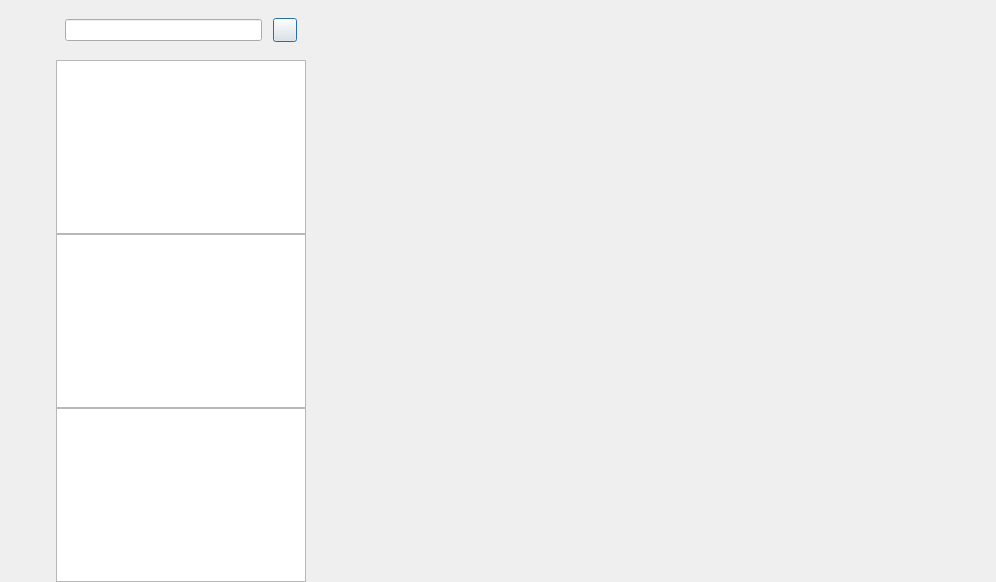
<?xml version="1.0" encoding="UTF-8"?>
<ui version="4.0">
 <class>ChatDialog</class>
 <widget class="QDialog" name="ChatDialog">
  <property name="geometry">
   <rect>
    <x>0</x>
    <y>0</y>
    <width>996</width>
    <height>582</height>
   </rect>
  </property>
  <property name="windowTitle">
   <string>Dialog</string>
  </property>
  <layout class="QHBoxLayout" name="horizontalLayout">
   <property name="spacing">
    <number>0</number>
   </property>
   <property name="leftMargin">
    <number>0</number>
   </property>
   <property name="topMargin">
    <number>0</number>
   </property>
   <property name="rightMargin">
    <number>0</number>
   </property>
   <property name="bottomMargin">
    <number>0</number>
   </property>
   <item>
    <widget class="QWidget" name="side_bar" native="true">
     <property name="sizePolicy">
      <sizepolicy hsizetype="Fixed" vsizetype="Expanding">
       <horstretch>0</horstretch>
       <verstretch>0</verstretch>
      </sizepolicy>
     </property>
     <property name="minimumSize">
      <size>
       <width>56</width>
       <height>0</height>
      </size>
     </property>
     <property name="maximumSize">
      <size>
       <width>56</width>
       <height>16777210</height>
      </size>
     </property>
     <layout class="QVBoxLayout" name="verticalLayout">
      <property name="leftMargin">
       <number>10</number>
      </property>
      <property name="topMargin">
       <number>30</number>
      </property>
      <property name="rightMargin">
       <number>0</number>
      </property>
      <property name="bottomMargin">
       <number>0</number>
      </property>
      <item>
       <widget class="QWidget" name="widget" native="true">
        <layout class="QVBoxLayout" name="verticalLayout_3">
         <property name="spacing">
          <number>30</number>
         </property>
         <property name="leftMargin">
          <number>0</number>
         </property>
         <property name="topMargin">
          <number>0</number>
         </property>
         <property name="rightMargin">
          <number>0</number>
         </property>
         <property name="bottomMargin">
          <number>0</number>
         </property>
         <item>
          <widget class="QLabel" name="side_head_lb">
           <property name="minimumSize">
            <size>
             <width>35</width>
             <height>35</height>
            </size>
           </property>
           <property name="maximumSize">
            <size>
             <width>35</width>
             <height>35</height>
            </size>
           </property>
           <property name="text">
            <string/>
           </property>
          </widget>
         </item>
         <item>
          <widget class="StateWidget" name="side_chat_lb" native="true">
           <property name="minimumSize">
            <size>
             <width>30</width>
             <height>30</height>
            </size>
           </property>
           <property name="maximumSize">
            <size>
             <width>30</width>
             <height>30</height>
            </size>
           </property>
          </widget>
         </item>
         <item>
          <widget class="StateWidget" name="side_contact_lb" native="true">
           <property name="minimumSize">
            <size>
             <width>30</width>
             <height>30</height>
            </size>
           </property>
           <property name="maximumSize">
            <size>
             <width>30</width>
             <height>30</height>
            </size>
           </property>
          </widget>
         </item>
        </layout>
       </widget>
      </item>
      <item>
       <spacer name="verticalSpacer">
        <property name="orientation">
         <enum>Qt::Vertical</enum>
        </property>
        <property name="sizeHint" stdset="0">
         <size>
          <width>20</width>
          <height>40</height>
         </size>
        </property>
       </spacer>
      </item>
     </layout>
    </widget>
   </item>
   <item>
    <widget class="QWidget" name="chat_user_wid" native="true">
     <property name="minimumSize">
      <size>
       <width>250</width>
       <height>0</height>
      </size>
     </property>
     <property name="maximumSize">
      <size>
       <width>250</width>
       <height>16777215</height>
      </size>
     </property>
     <layout class="QVBoxLayout" name="verticalLayout_2">
      <property name="spacing">
       <number>0</number>
      </property>
      <property name="leftMargin">
       <number>0</number>
      </property>
      <property name="topMargin">
       <number>0</number>
      </property>
      <property name="rightMargin">
       <number>0</number>
      </property>
      <property name="bottomMargin">
       <number>0</number>
      </property>
      <item>
       <widget class="QWidget" name="search_wid" native="true">
        <property name="minimumSize">
         <size>
          <width>0</width>
          <height>60</height>
         </size>
        </property>
        <property name="maximumSize">
         <size>
          <width>16777215</width>
          <height>60</height>
         </size>
        </property>
        <layout class="QHBoxLayout" name="horizontalLayout_2">
         <property name="spacing">
          <number>6</number>
         </property>
         <property name="leftMargin">
          <number>9</number>
         </property>
         <property name="topMargin">
          <number>9</number>
         </property>
         <property name="rightMargin">
          <number>9</number>
         </property>
         <property name="bottomMargin">
          <number>9</number>
         </property>
         <item>
          <widget class="CustomizeEdit" name="search_edit"/>
         </item>
         <item>
          <spacer name="horizontalSpacer">
           <property name="orientation">
            <enum>Qt::Horizontal</enum>
           </property>
           <property name="sizeType">
            <enum>QSizePolicy::Fixed</enum>
           </property>
           <property name="sizeHint" stdset="0">
            <size>
             <width>5</width>
             <height>20</height>
            </size>
           </property>
          </spacer>
         </item>
         <item>
          <widget class="ClickedBtn" name="add_btn">
           <property name="minimumSize">
            <size>
             <width>24</width>
             <height>24</height>
            </size>
           </property>
           <property name="maximumSize">
            <size>
             <width>24</width>
             <height>24</height>
            </size>
           </property>
           <property name="text">
            <string/>
           </property>
          </widget>
         </item>
        </layout>
       </widget>
      </item>
      <item>
       <widget class="ChatUserList" name="chat_user_list"/>
      </item>
      <item>
       <widget class="SearchList" name="search_list"/>
      </item>
      <item>
       <widget class="ContactUserList" name="con_user_list"/>
      </item>
     </layout>
    </widget>
   </item>
   <item>
    <widget class="QStackedWidget" name="stackedWidget">
     <widget class="ChatPage" name="chat_page"/>
     <widget class="ApplyFriendPage" name="friend_apply_page"/>
    </widget>
   </item>
  </layout>
 </widget>
 <customwidgets>
  <customwidget>
   <class>ClickedBtn</class>
   <extends>QPushButton</extends>
   <header location="global">clickedbtn.h</header>
  </customwidget>
  <customwidget>
   <class>CustomizeEdit</class>
   <extends>QLineEdit</extends>
   <header location="global">customizeedit.h</header>
  </customwidget>
  <customwidget>
   <class>ChatUserList</class>
   <extends>QListWidget</extends>
   <header location="global">chatuserlist.h</header>
  </customwidget>
  <customwidget>
   <class>ChatPage</class>
   <extends>QWidget</extends>
   <header location="global">chatpage.h</header>
   <container>1</container>
  </customwidget>
  <customwidget>
   <class>StateWidget</class>
   <extends>QWidget</extends>
   <header location="global">statewidget.h</header>
   <container>1</container>
  </customwidget>
  <customwidget>
   <class>SearchList</class>
   <extends>QListWidget</extends>
   <header location="global">searchlist.h</header>
  </customwidget>
  <customwidget>
   <class>ContactUserList</class>
   <extends>QListWidget</extends>
   <header location="global">contactuserlist.h</header>
  </customwidget>
  <customwidget>
   <class>ApplyFriendPage</class>
   <extends>QWidget</extends>
   <header location="global">applyfriendpage.h</header>
   <container>1</container>
  </customwidget>
 </customwidgets>
 <resources/>
 <connections/>
</ui>
